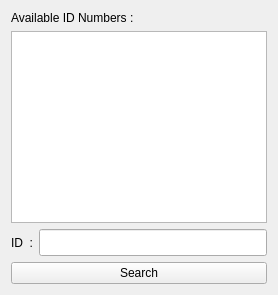
                     <widget class="QWidget" name="id_page">
                      <attribute name="title">
                       <string>ID</string>
                      </attribute>
                      <layout class="QVBoxLayout" name="verticalLayout_5">
                       <item>
                        <widget class="QLabel" name="label_13">
                         <property name="text">
                          <string>Available ID Numbers :</string>
                         </property>
                        </widget>
                       </item>
                       <item>
                        <widget class="QListWidget" name="list_show_id"/>
                       </item>
                       <item>
                        <layout class="QHBoxLayout" name="horizontalLayout_13">
                         <item>
                          <widget class="QLabel" name="label_12">
                           <property name="text">
                            <string>ID  :</string>
                           </property>
                          </widget>
                         </item>
                         <item>
                          <widget class="QLineEdit" name="line_search_id">
                           <property name="minimumSize">
                            <size>
                             <width>150</width>
                             <height>27</height>
                            </size>
                           </property>
                          </widget>
                         </item>
                        </layout>
                       </item>
                       <item>
                        <widget class="QPushButton" name="btn_id_search">
                         <property name="cursor">
                          <cursorShape>PointingHandCursor</cursorShape>
                         </property>
                         <property name="text">
                          <string>Search</string>
                         </property>
                        </widget>
                       </item>
                      </layout>
                     </widget>
